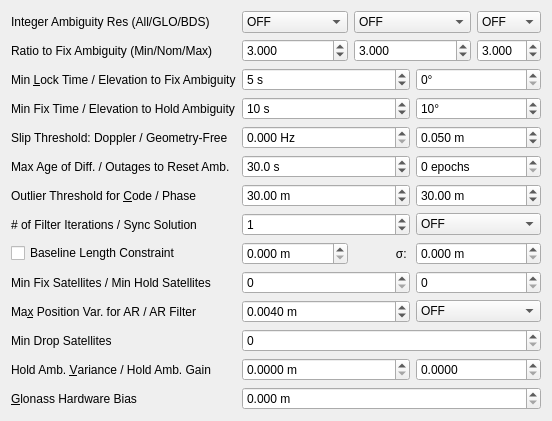
     <widget class="QWidget" name="tabSettings2">
      <attribute name="title">
       <string>Setting&amp;2</string>
      </attribute>
      <layout class="QGridLayout" name="gridLayout_2">
       <item row="2" column="4">
        <widget class="QDoubleSpinBox" name="sBValidThresARMax">
         <property name="toolTip">
          <string>&lt;html&gt;&lt;head/&gt;&lt;body&gt;&lt;p&gt;Set the nominal integer ambiguity validation threshold for ʺratio‐testʺ, which uses the ratio of squared residuals of the best integer vector to the second‐best vector. (option: &lt;span style=&quot; font-style:italic;&quot;&gt;pos2-arthres6&lt;/span&gt;).&lt;/p&gt;&lt;p&gt;If min and max values are set equal to the nominal value then the ratio is fixed, else the ratio will be adjusted by the number of satellites. The nominal value is used for 8 satellite pairs and is adjusted lower as the number of satellites increases and higher as it decreases .&lt;/p&gt;&lt;/body&gt;&lt;/html&gt;</string>
         </property>
         <property name="decimals">
          <number>3</number>
         </property>
         <property name="value">
          <double>3.000000000000000</double>
         </property>
        </widget>
       </item>
       <item row="0" column="1">
        <widget class="QComboBox" name="cBAmbiguityResolution">
         <property name="toolTip">
          <string>&lt;html&gt;&lt;head/&gt;&lt;body&gt;&lt;p&gt;Define integer ambiguity resolution strategy (option &lt;span style=&quot; font-style:italic;&quot;&gt;pos2-armode&lt;/span&gt;)&lt;/p&gt;&lt;/body&gt;&lt;/html&gt;</string>
         </property>
         <item>
          <property name="text">
           <string>OFF</string>
          </property>
         </item>
         <item>
          <property name="text">
           <string>Continuous</string>
          </property>
         </item>
         <item>
          <property name="text">
           <string>Instantaneous</string>
          </property>
         </item>
         <item>
          <property name="text">
           <string>Fix and Hold</string>
          </property>
         </item>
        </widget>
       </item>
       <item row="16" column="3" colspan="2">
        <widget class="QDoubleSpinBox" name="sBBaselineSig">
         <property name="toolTip">
          <string>&lt;html&gt;&lt;head/&gt;&lt;body&gt;&lt;p&gt;Define the standard deviation of the baseline length constraint in moving‐base mode (option: &lt;span style=&quot; font-style:italic;&quot;&gt;pos2-basesig).&lt;/span&gt;&lt;/p&gt;&lt;/body&gt;&lt;/html&gt;</string>
         </property>
         <property name="suffix">
          <string> m</string>
         </property>
         <property name="decimals">
          <number>3</number>
         </property>
         <property name="maximum">
          <double>1000000.000000000000000</double>
         </property>
        </widget>
       </item>
       <item row="2" column="0">
        <widget class="QLabel" name="LabelRatio">
         <property name="text">
          <string>Ratio to Fix Ambiguity (Min/Nom/Max)</string>
         </property>
         <property name="buddy">
          <cstring>sBValidThresARMin</cstring>
         </property>
        </widget>
       </item>
       <item row="18" column="1" colspan="2">
        <widget class="QDoubleSpinBox" name="sBMaxPositionVarAR">
         <property name="toolTip">
          <string>&lt;html&gt;&lt;head/&gt;&lt;body&gt;&lt;p&gt;Maximum position variance for ambiguity resolution (option: &lt;span style=&quot; font-style:italic;&quot;&gt;pos2-arthres1&lt;/span&gt;).&lt;/p&gt;&lt;/body&gt;&lt;/html&gt;</string>
         </property>
         <property name="suffix">
          <string> m</string>
         </property>
         <property name="decimals">
          <number>4</number>
         </property>
         <property name="value">
          <double>0.004000000000000</double>
         </property>
        </widget>
       </item>
       <item row="0" column="0">
        <widget class="QLabel" name="Label25">
         <property name="text">
          <string>Integer Ambiguity Res (All/GLO/BDS)</string>
         </property>
         <property name="buddy">
          <cstring>cBAmbiguityResolution</cstring>
         </property>
        </widget>
       </item>
       <item row="5" column="1" colspan="2">
        <widget class="QSpinBox" name="sBLockCountFixAmbiguity">
         <property name="toolTip">
          <string>&lt;html&gt;&lt;head/&gt;&lt;body&gt;&lt;p&gt;Define the minimum lock count to fix integer ambiguity. If the lock count is less than the value, the ambiguity is excluded from the fixed integer vector (option: &lt;span style=&quot; font-style:italic;&quot;&gt;pos2-arlockcnt&lt;/span&gt;).&lt;/p&gt;&lt;/body&gt;&lt;/html&gt;</string>
         </property>
         <property name="suffix">
          <string> s</string>
         </property>
         <property name="maximum">
          <number>3600</number>
         </property>
         <property name="value">
          <number>5</number>
         </property>
        </widget>
       </item>
       <item row="7" column="0">
        <widget class="QLabel" name="LabelHold">
         <property name="text">
          <string>Min Fix Time / Elevation to Hold Ambiguity</string>
         </property>
         <property name="buddy">
          <cstring>sBFixCountHoldAmbiguity</cstring>
         </property>
        </widget>
       </item>
       <item row="17" column="1" colspan="2">
        <widget class="QSpinBox" name="sBMinFixSats">
         <property name="toolTip">
          <string>&lt;html&gt;&lt;head/&gt;&lt;body&gt;&lt;p&gt;Minimum ambiguities required for fix (option: &lt;span style=&quot; font-style:italic;&quot;&gt;pos2-minfixsats&lt;/span&gt;).&lt;/p&gt;&lt;/body&gt;&lt;/html&gt;</string>
         </property>
        </widget>
       </item>
       <item row="16" column="1">
        <widget class="QDoubleSpinBox" name="sBBaselineLen">
         <property name="toolTip">
          <string>&lt;html&gt;&lt;head/&gt;&lt;body&gt;&lt;p&gt;Define the constraint of the baseline length in moving‐base mode (option: &lt;span style=&quot; font-style:italic;&quot;&gt;pos2-baselen).&lt;/span&gt;&lt;/p&gt;&lt;/body&gt;&lt;/html&gt;</string>
         </property>
         <property name="suffix">
          <string> m</string>
         </property>
         <property name="decimals">
          <number>3</number>
         </property>
         <property name="maximum">
          <double>1000000.000000000000000</double>
         </property>
        </widget>
       </item>
       <item row="0" column="4">
        <widget class="QComboBox" name="cBAmbiguityResolutionBDS">
         <property name="toolTip">
          <string>&lt;html&gt;&lt;head/&gt;&lt;body&gt;&lt;p&gt;Define integer ambiguity resolution strategy for BDS (option &lt;span style=&quot; font-style:italic;&quot;&gt;pos2-bdsarmode&lt;/span&gt;)&lt;/p&gt;&lt;/body&gt;&lt;/html&gt;</string>
         </property>
         <item>
          <property name="text">
           <string>OFF</string>
          </property>
         </item>
         <item>
          <property name="text">
           <string>ON</string>
          </property>
         </item>
        </widget>
       </item>
       <item row="9" column="3" colspan="2">
        <widget class="QDoubleSpinBox" name="sBSlipThreshold">
         <property name="toolTip">
          <string>&lt;html&gt;&lt;head/&gt;&lt;body&gt;&lt;p&gt;Define the cycle‐slip threshold of geometry‐free LC carrier‐phase difference between epochs (option: &lt;span style=&quot; font-style:italic;&quot;&gt;pos2-slipthres&lt;/span&gt;)&lt;/p&gt;&lt;/body&gt;&lt;/html&gt;</string>
         </property>
         <property name="suffix">
          <string> m</string>
         </property>
         <property name="decimals">
          <number>3</number>
         </property>
         <property name="value">
          <double>0.050000000000000</double>
         </property>
        </widget>
       </item>
       <item row="16" column="2">
        <widget class="QLabel" name="label">
         <property name="text">
          <string>σ: </string>
         </property>
         <property name="alignment">
          <set>Qt::AlignmentFlag::AlignRight|Qt::AlignmentFlag::AlignTrailing|Qt::AlignmentFlag::AlignVCenter</set>
         </property>
         <property name="buddy">
          <cstring>sBBaselineSig</cstring>
         </property>
        </widget>
       </item>
       <item row="18" column="0">
        <widget class="QLabel" name="label_6">
         <property name="text">
          <string>Ma&amp;x Position Var. for AR / AR Filter</string>
         </property>
         <property name="buddy">
          <cstring>sBMaxPositionVarAR</cstring>
         </property>
        </widget>
       </item>
       <item row="11" column="1" colspan="2">
        <widget class="QDoubleSpinBox" name="sBMaxAgeDifferences">
         <property name="toolTip">
          <string>&lt;html&gt;&lt;head/&gt;&lt;body&gt;&lt;p&gt;Define the maximum value of age of differential between the rover and the base station (option: &lt;span style=&quot; font-style:italic;&quot;&gt;pos2-maxage&lt;/span&gt;) &lt;/p&gt;&lt;/body&gt;&lt;/html&gt;</string>
         </property>
         <property name="suffix">
          <string> s</string>
         </property>
         <property name="decimals">
          <number>1</number>
         </property>
         <property name="maximum">
          <double>3600.000000000000000</double>
         </property>
         <property name="value">
          <double>30.000000000000000</double>
         </property>
        </widget>
       </item>
       <item row="5" column="3" colspan="2">
        <widget class="QDoubleSpinBox" name="sBElevationMaskAR">
         <property name="toolTip">
          <string>&lt;html&gt;&lt;head/&gt;&lt;body&gt;&lt;p&gt;Define the minimum elevation angle to fix integer ambiguity. If the elevation angle is less than the value, the ambiguity is excluded from the fixed integer vector (option: &lt;span style=&quot; font-style:italic;&quot;&gt;pos2-arelmask&lt;/span&gt;).&lt;/p&gt;&lt;/body&gt;&lt;/html&gt;</string>
         </property>
         <property name="suffix">
          <string>°</string>
         </property>
         <property name="decimals">
          <number>0</number>
         </property>
         <property name="maximum">
          <double>90.000000000000000</double>
         </property>
        </widget>
       </item>
       <item row="0" column="2" colspan="2">
        <widget class="QComboBox" name="cBAmbiguityResolutionGLO">
         <property name="toolTip">
          <string>&lt;html&gt;&lt;head/&gt;&lt;body&gt;&lt;p&gt;Define integer ambiguity resolution strategy for Glonass (option &lt;span style=&quot; font-style:italic;&quot;&gt;pos2-gloarmode&lt;/span&gt;)&lt;/p&gt;&lt;/body&gt;&lt;/html&gt;</string>
         </property>
         <item>
          <property name="text">
           <string>OFF</string>
          </property>
         </item>
         <item>
          <property name="text">
           <string>ON</string>
          </property>
         </item>
         <item>
          <property name="text">
           <string>Auto Calibration</string>
          </property>
         </item>
         <item>
          <property name="text">
           <string>Fix and Hold</string>
          </property>
         </item>
        </widget>
       </item>
       <item row="9" column="1" colspan="2">
        <widget class="QDoubleSpinBox" name="sBDopplerThreshold">
         <property name="toolTip">
          <string>&lt;html&gt;&lt;head/&gt;&lt;body&gt;&lt;p&gt;Set the cycle-slip threshold (m/s) of difference between doppler and carrier phase difference between epochs, 0 = disabled (option: &lt;span style=&quot; font-style:italic;&quot;&gt;pos2-dopthres).&lt;/span&gt;&lt;/p&gt;&lt;/body&gt;&lt;/html&gt;</string>
         </property>
         <property name="suffix">
          <string> Hz</string>
         </property>
         <property name="decimals">
          <number>3</number>
         </property>
        </widget>
       </item>
       <item row="21" column="1" colspan="4">
        <widget class="QDoubleSpinBox" name="sBGlonassHwBias">
         <property name="toolTip">
          <string>&lt;html&gt;&lt;head/&gt;&lt;body&gt;&lt;p&gt;Set relative GLONASS hardware bias in meters per frequency slot. Used only when pos2-gloarmode is&lt;/p&gt;&lt;p&gt;set to “autocal” and is used to specify the interchannel bias between two different receiver manufacturers  (option: &lt;span style=&quot; font-style:italic;&quot;&gt;pos2-arthres2&lt;/span&gt;).&lt;/p&gt;&lt;/body&gt;&lt;/html&gt;</string>
         </property>
         <property name="suffix">
          <string> m</string>
         </property>
         <property name="decimals">
          <number>3</number>
         </property>
        </widget>
       </item>
       <item row="13" column="1" colspan="2">
        <widget class="QDoubleSpinBox" name="sBRejectCode">
         <property name="toolTip">
          <string>&lt;html&gt;&lt;head/&gt;&lt;body&gt;&lt;p&gt;Set the reject threshold of GDOP (option: &lt;span style=&quot; font-style:italic;&quot;&gt;pos2-rejgdop&lt;/span&gt;). &lt;/p&gt;&lt;p&gt;If the GDOP is over the value, the observable is excluded for the estimation process as an outlier.&lt;/p&gt;&lt;/body&gt;&lt;/html&gt;</string>
         </property>
         <property name="suffix">
          <string> m</string>
         </property>
         <property name="decimals">
          <number>2</number>
         </property>
         <property name="maximum">
          <double>1000.000000000000000</double>
         </property>
         <property name="value">
          <double>30.000000000000000</double>
         </property>
        </widget>
       </item>
       <item row="21" column="0">
        <widget class="QLabel" name="label_8">
         <property name="text">
          <string>&amp;Glonass Hardware Bias</string>
         </property>
         <property name="buddy">
          <cstring>sBGlonassHwBias</cstring>
         </property>
        </widget>
       </item>
       <item row="11" column="0">
        <widget class="QLabel" name="Label14">
         <property name="text">
          <string>Max Age of Diff. / Outages to Reset Amb.</string>
         </property>
         <property name="buddy">
          <cstring>sBMaxAgeDifferences</cstring>
         </property>
        </widget>
       </item>
       <item row="15" column="3" colspan="2">
        <widget class="QComboBox" name="cBSyncSolution">
         <property name="toolTip">
          <string>&lt;html&gt;&lt;head/&gt;&lt;body&gt;&lt;p&gt;Define time synchronization mode of solutions (option: &lt;span style=&quot; font-style:italic;&quot;&gt;pos2-syncsol&lt;/span&gt;)&lt;/p&gt;&lt;/body&gt;&lt;/html&gt;</string>
         </property>
         <item>
          <property name="text">
           <string>OFF</string>
          </property>
         </item>
         <item>
          <property name="text">
           <string>ON</string>
          </property>
         </item>
        </widget>
       </item>
       <item row="13" column="0">
        <widget class="QLabel" name="Label11">
         <property name="text">
          <string>Outlier Threshold for &amp;Code / Phase</string>
         </property>
         <property name="buddy">
          <cstring>sBRejectCode</cstring>
         </property>
        </widget>
       </item>
       <item row="15" column="1" colspan="2">
        <widget class="QSpinBox" name="sBNumIteration">
         <property name="toolTip">
          <string>&lt;html&gt;&lt;head/&gt;&lt;body&gt;&lt;p&gt;Define the number of iteration in the measurement update of the estimation filter (option: &lt;span style=&quot; font-style:italic;&quot;&gt;pos2-niter&lt;/span&gt;). &lt;/p&gt;&lt;p&gt;If the baseline length is very short like 1 m, the iteration may be effective to handle the nonlinearity of measurement equation.&lt;/p&gt;&lt;/body&gt;&lt;/html&gt;</string>
         </property>
         <property name="value">
          <number>1</number>
         </property>
        </widget>
       </item>
       <item row="19" column="0">
        <widget class="QLabel" name="label_5">
         <property name="text">
          <string>Min Drop Satellites</string>
         </property>
         <property name="buddy">
          <cstring>sBMinDropSats</cstring>
         </property>
        </widget>
       </item>
       <item row="9" column="0">
        <widget class="QLabel" name="Label22">
         <property name="text">
          <string>Slip Threshold: Doppler / Geometry-Free</string>
         </property>
         <property name="buddy">
          <cstring>sBDopplerThreshold</cstring>
         </property>
        </widget>
       </item>
       <item row="15" column="0">
        <widget class="QLabel" name="Label37">
         <property name="text">
          <string># of Filter Iterations / Sync Solution</string>
         </property>
         <property name="buddy">
          <cstring>sBNumIteration</cstring>
         </property>
        </widget>
       </item>
       <item row="7" column="3" colspan="2">
        <widget class="QDoubleSpinBox" name="sBElevationMaskHold">
         <property name="toolTip">
          <string>&lt;html&gt;&lt;head/&gt;&lt;body&gt;&lt;p&gt;Define the minimum elevation angle to hold ambiguity in ʺFix and Holdʺ integer ambiguity resolution mode (option: &lt;span style=&quot; font-style:italic;&quot;&gt;pos2-elmaskhold&lt;/span&gt;)&lt;/p&gt;&lt;/body&gt;&lt;/html&gt;</string>
         </property>
         <property name="suffix">
          <string>°</string>
         </property>
         <property name="decimals">
          <number>0</number>
         </property>
         <property name="maximum">
          <double>90.000000000000000</double>
         </property>
         <property name="value">
          <double>10.000000000000000</double>
         </property>
        </widget>
       </item>
       <item row="17" column="3" colspan="2">
        <widget class="QSpinBox" name="sBMinHoldSats">
         <property name="toolTip">
          <string>&lt;html&gt;&lt;head/&gt;&lt;body&gt;&lt;p&gt;Minimum ambiguities required for hold (option: &lt;span style=&quot; font-style:italic;&quot;&gt;pos2-minholdsats&lt;/span&gt;).&lt;/p&gt;&lt;/body&gt;&lt;/html&gt;</string>
         </property>
        </widget>
       </item>
       <item row="2" column="2" colspan="2">
        <widget class="QDoubleSpinBox" name="sBValidThresAR">
         <property name="toolTip">
          <string>&lt;html&gt;&lt;head/&gt;&lt;body&gt;&lt;p&gt;Set the nominal integer ambiguity validation threshold for ʺratio‐testʺ, which uses the ratio of squared residuals of the best integer vector to the second‐best vector. (option: &lt;span style=&quot; font-style:italic;&quot;&gt;pos2-arthres&lt;/span&gt;).&lt;/p&gt;&lt;p&gt;If min and max values are set equal to the nominal value then the ratio is fixed, else the ratio will be adjusted by the number of satellites. The nominal value is used for 8 satellite pairs and is adjusted lower as the number of satellites increases and higher as it decreases .&lt;/p&gt;&lt;/body&gt;&lt;/html&gt;</string>
         </property>
         <property name="decimals">
          <number>3</number>
         </property>
         <property name="value">
          <double>3.000000000000000</double>
         </property>
        </widget>
       </item>
       <item row="7" column="1" colspan="2">
        <widget class="QSpinBox" name="sBFixCountHoldAmbiguity">
         <property name="toolTip">
          <string>&lt;html&gt;&lt;head/&gt;&lt;body&gt;&lt;p&gt;Define the minimum fix count to hold ambiguity in &amp;quot;Fix and Hold&amp;quot; integer ambiguity resolution mode (option: &lt;span style=&quot; font-style:italic;&quot;&gt;pos2-arminfix&lt;/span&gt;).&lt;/p&gt;&lt;/body&gt;&lt;/html&gt;</string>
         </property>
         <property name="suffix">
          <string> s</string>
         </property>
         <property name="maximum">
          <number>1000</number>
         </property>
         <property name="value">
          <number>10</number>
         </property>
        </widget>
       </item>
       <item row="13" column="3" colspan="2">
        <widget class="QDoubleSpinBox" name="sBRejectPhase">
         <property name="toolTip">
          <string>&lt;html&gt;&lt;head/&gt;&lt;body&gt;&lt;p&gt;Set the reject threshold (m) of the kalman filter innovations (option: &lt;span style=&quot; font-style:italic;&quot;&gt;pos2-rejphase&lt;/span&gt;). &lt;/p&gt;&lt;p&gt;If the carrier phase innovation is over the value, the observable is excluded for the estimation process as an outlier. The innovation threshold is multiplied by the carrier phase/pseudorange error ratio to generate the threshold for pseudorange innovations.&lt;/p&gt;&lt;/body&gt;&lt;/html&gt;</string>
         </property>
         <property name="suffix">
          <string> m</string>
         </property>
         <property name="decimals">
          <number>2</number>
         </property>
         <property name="maximum">
          <double>1000.000000000000000</double>
         </property>
         <property name="value">
          <double>30.000000000000000</double>
         </property>
        </widget>
       </item>
       <item row="5" column="0">
        <widget class="QLabel" name="Label13">
         <property name="text">
          <string>Min &amp;Lock Time / Elevation to Fix Ambiguity</string>
         </property>
         <property name="buddy">
          <cstring>sBLockCountFixAmbiguity</cstring>
         </property>
        </widget>
       </item>
       <item row="2" column="1">
        <widget class="QDoubleSpinBox" name="sBValidThresARMin">
         <property name="toolTip">
          <string>&lt;html&gt;&lt;head/&gt;&lt;body&gt;&lt;p&gt;Set the nominal integer ambiguity validation threshold for ʺratio‐testʺ, which uses the ratio of squared residuals of the best integer vector to the second‐best vector. (option: &lt;span style=&quot; font-style:italic;&quot;&gt;pos2-arthres5&lt;/span&gt;).&lt;/p&gt;&lt;p&gt;If min and max values are set equal to the nominal value then the ratio is fixed, else the ratio will be adjusted by the number of satellites. The nominal value is used for 8 satellite pairs and is adjusted lower as the number of satellites increases and higher as it decreases .&lt;/p&gt;&lt;/body&gt;&lt;/html&gt;</string>
         </property>
         <property name="decimals">
          <number>3</number>
         </property>
         <property name="value">
          <double>3.000000000000000</double>
         </property>
        </widget>
       </item>
       <item row="17" column="0">
        <widget class="QLabel" name="LabelMinSat">
         <property name="text">
          <string>Min Fix Satellites / Min Hold Satellites</string>
         </property>
         <property name="buddy">
          <cstring>sBMinFixSats</cstring>
         </property>
        </widget>
       </item>
       <item row="16" column="0">
        <widget class="QCheckBox" name="cBBaselineConstrain">
         <property name="toolTip">
          <string>Constrain the baseline length</string>
         </property>
         <property name="text">
          <string>Baseline Length Constraint</string>
         </property>
        </widget>
       </item>
       <item row="11" column="3" colspan="2">
        <widget class="QSpinBox" name="sBOutageCountResetAmbiguity">
         <property name="toolTip">
          <string>&lt;html&gt;&lt;head/&gt;&lt;body&gt;&lt;p&gt;Set the outage count to reset ambiguity. If the data outage count is over the value, the estimated ambiguity is reset to the initial value (option &lt;span style=&quot; font-style:italic;&quot;&gt;pos2-aroutcnt).&lt;/span&gt;&lt;span style=&quot; font-family:'monospace';&quot;&gt;&lt;br/&gt;&lt;/span&gt;&lt;/p&gt;&lt;/body&gt;&lt;/html&gt;</string>
         </property>
         <property name="suffix">
          <string> epochs</string>
         </property>
        </widget>
       </item>
       <item row="20" column="0">
        <widget class="QLabel" name="label_7">
         <property name="text">
          <string>Hold Amb. &amp;Variance / Hold Amb. Gain</string>
         </property>
         <property name="buddy">
          <cstring>sBVarHoldAmb</cstring>
         </property>
        </widget>
       </item>
       <item row="19" column="1" colspan="4">
        <widget class="QSpinBox" name="sBMinDropSats">
         <property name="toolTip">
          <string>&lt;html&gt;&lt;head/&gt;&lt;body&gt;&lt;p&gt;Minimum ambiguities required to enable exclusion of a single satellite from ambiguity resolution each epoch (option: &lt;span style=&quot; font-style:italic;&quot;&gt;pos2-mindropsats&lt;/span&gt;).&lt;/p&gt;&lt;/body&gt;&lt;/html&gt;</string>
         </property>
        </widget>
       </item>
       <item row="20" column="1" colspan="2">
        <widget class="QDoubleSpinBox" name="sBVarHoldAmb">
         <property name="toolTip">
          <string>&lt;html&gt;&lt;head/&gt;&lt;body&gt;&lt;p&gt;Set variance for ambiguity hold feedback. Acts asinverse ambiguity tracking gain (option: &lt;span style=&quot; font-style:italic;&quot;&gt;pos2-varholdamb&lt;/span&gt;).&lt;/p&gt;&lt;/body&gt;&lt;/html&gt;</string>
         </property>
         <property name="suffix">
          <string> m</string>
         </property>
         <property name="decimals">
          <number>4</number>
         </property>
        </widget>
       </item>
       <item row="20" column="3" colspan="2">
        <widget class="QDoubleSpinBox" name="sBGainHoldAmb">
         <property name="toolTip">
          <string>&lt;html&gt;&lt;head/&gt;&lt;body&gt;&lt;p&gt;Gain for GLONASS IF bias nulls when using GLONASS “Fix and Hold” AR mode (option: &lt;span style=&quot; font-style:italic;&quot;&gt;pos2-gainholdamb&lt;/span&gt;).&lt;/p&gt;&lt;/body&gt;&lt;/html&gt;</string>
         </property>
         <property name="decimals">
          <number>4</number>
         </property>
        </widget>
       </item>
       <item row="18" column="3" colspan="2">
        <widget class="QComboBox" name="cBARFilter">
         <property name="toolTip">
          <string>&lt;html&gt;&lt;head/&gt;&lt;body&gt;&lt;p&gt;Require AR qualification of new or returning satellites after cycle slip (option: &lt;span style=&quot; font-style:italic;&quot;&gt;pos2-arfilter&lt;/span&gt;).&lt;/p&gt;&lt;/body&gt;&lt;/html&gt;</string>
         </property>
         <item>
          <property name="text">
           <string>OFF</string>
          </property>
         </item>
         <item>
          <property name="text">
           <string>ON</string>
          </property>
         </item>
        </widget>
       </item>
      </layout>
     </widget>
